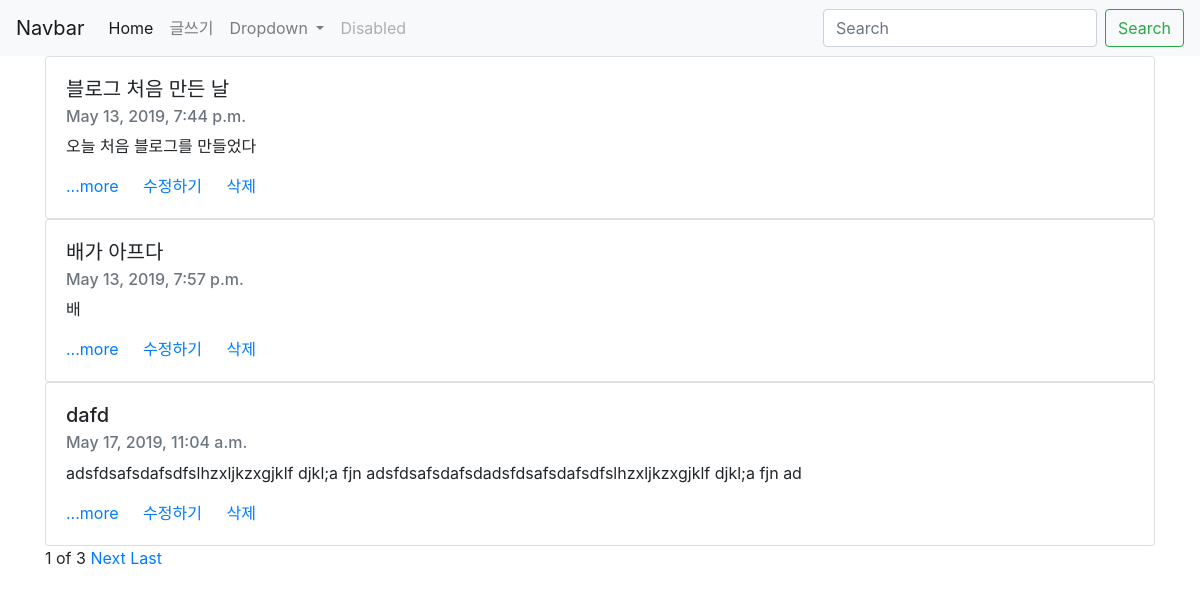
The page / on the database its author committed.
### blog/models.py (models this page shows, shortened)
class Blog(models.Model):
    title = models.CharField(max_length = 200)
    pub_date = models.DateTimeField('date published')
    body = models.TextField()
    def summary(self):
        return self.body[:100] #글이 길어지면 자름. 글자 100개까지만 볼 수 있게

### blog/views.py (the view)
# urls.py: 2. Add a URL to urlpatterns:  path('', views.home, name='home')
def home(request):
    blogs = Blog.objects
    blog_list = Blog.objects.all()
    paginator = Paginator(blog_list, 3)
    page = request.GET.get('page')
    posts = paginator.get_page(page)
    return render(request, "home.html", {'blogs':blogs, 'posts':posts})

### blog/templates/home.html (shortened to what this page needs)
<!DOCTYPE html>
<html lang="en">
<head>
    <link rel="stylesheet" href="https://stackpath.bootstrapcdn.com/bootstrap/4.3.1/css/bootstrap.min.css">
</head>
<body>
    <nav class="navbar navbar-expand-lg navbar-light bg-light">
        <a class="navbar-brand" href="#">Navbar</a>
        <div class="collapse navbar-collapse" id="navbarSupportedContent">
            <ul class="navbar-nav mr-auto">
            <li class="nav-item active">
                <a class="nav-link" href="#">Home <span class="sr-only">(current)</span></a>
            </li>
            <li class="nav-item">
                <a class="nav-link" href="{%url 'new'%}">글쓰기</a>
            </li>
            <li class="nav-item dropdown">
                <a class="nav-link dropdown-toggle" href="#" id="navbarDropdown" role="button" data-toggle="dropdown" aria-haspopup="true" aria-expanded="false">
                Dropdown
                </a>
            </li>
            <li class="nav-item">
                <a class="nav-link disabled" href="#" tabindex="-1" aria-disabled="true">Disabled</a>
            </li>
            </ul>
            <form class="form-inline my-2 my-lg-0">
            <input class="form-control mr-sm-2" type="search" placeholder="Search" aria-label="Search">
            <button class="btn btn-outline-success my-2 my-sm-0" type="submit">Search</button>
            </form>
        </div>
    </nav>
{% for blog in posts %}
<div class="container">
<div class="card">
    <div class="card-body">
        <h5 class="card-title">{{blog.title}}</h5>
        <h6 class="card-subtitle mb-2 text-muted">{{blog.pub_date}}</h6>
        <p>{{blog.summary}}</p>
        <a href="{%url 'detail' blog.id%}" class="card-link"> ...more </a>
        <a href="{%url 'edit' blog.id %}" class="card-link">수정하기</a>
        <a href="{%url 'delete' blog.id %}" class="card-link">삭제</a>
</div>
</div>
</div>
{%endfor%}
<div class = "container">
    <span>{{posts.number}}</span>
    <span>of</span>
    <span>{{posts.paginator.num_pages}}</span>
    {%if posts.has_next%}
    <a href="?page={{posts.next_page_number}}">Next</a>
    <a href="?page={{posts.paginator.num_pages}}">Last</a>
    {%endif%}
</div>
</body>
</html>

### rows shown on the page
Blog: title "블로그 처음 만든 날", pub_date "May 13, 2019, 7:44 p.m.", summary "오늘 처음 블로그를 만들었다"
Blog: title "배가 아프다", pub_date "May 13, 2019, 7:57 p.m.", summary "배"
Blog: title "dafd", pub_date "May 17, 2019, 11:04 a.m.", summary "adsfdsafsdafsdfslhzxljkzxgjklf djkl;a fjn adsfdsafsdafsdadsfdsafsdafsdfslhzxljkzxgjklf djkl;a fjn ad"

### other values the page prints
{{ posts.number }} "1"
{{ posts.paginator.num_pages }} "3"
